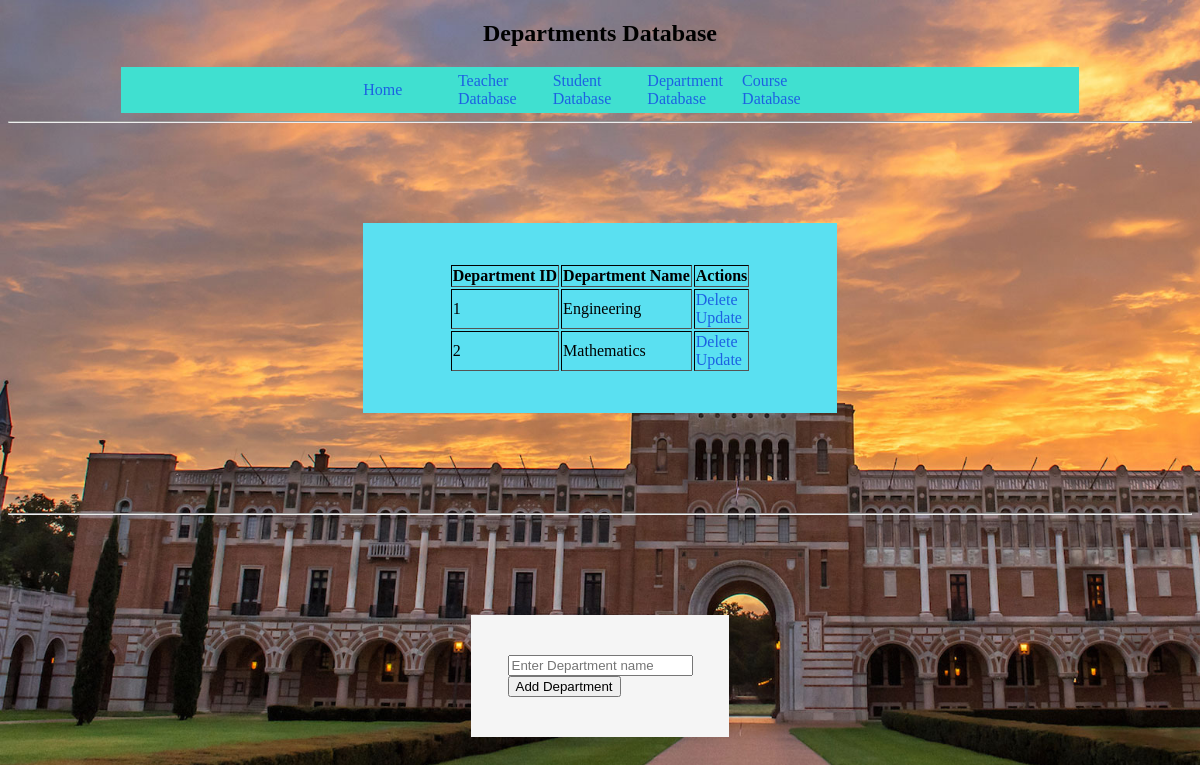
/departments, run on an earlier commit of the app's database.
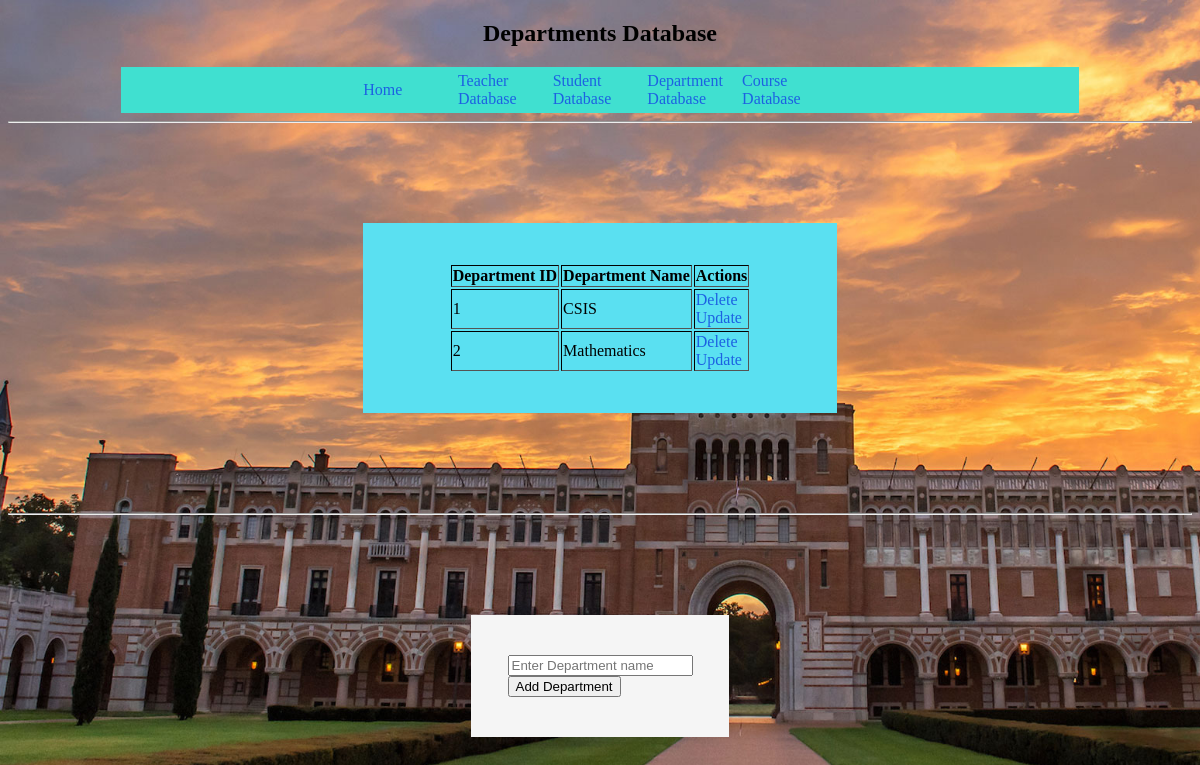
And on a later commit of the database.
### app.py (models this page shows)
class DepartmentDB(db.Model):
    department_id = db.Column(db.Integer, primary_key=True)
    department_name = db.Column(db.String(200), nullable=False)

### app.py (the view)
@app.route("/departments", methods = ['GET', 'POST'])
def department():
    if request.method == "POST":
        new_department = request.form['new_department_name']
        new_dentry = DepartmentDB(department_name=new_department)
        try:
            db.session.add(new_dentry)
            db.session.commit()
            return redirect('/departments')
        except:
            return "There was an issue adding this department"
    else:
        sections = DepartmentDB.query.all()
        return render_template("departments.html", sections = sections)

### templates/departments.html (shortened to what this page needs)
{% extends "base.html" %}
{% block head %}
<link rel="stylesheet" href="{{url_for('static', filename='style.css')}}">
{% endblock %}
{% block body %}
<div>
<h2 style="text-align: center">Departments Database</h2>
<div class="navbar">
    <a href="/welcome">Home</a>
    <a href="/teachers">Teacher Database</a>
    <a href="/students">Student Database</a>
    <a href="/departments">Department Database</a>
    <a href="/courses">Course Database</a>
</div>
</div>
<div>
    <hr>
    {% if sections|length < 1 %}
    <h4 style="text-align: center">There are no Department. Add one!</h4>
    {% else %}
    <table border ='5' style='margin-left:auto; margin-right:auto'>
        <tr>
            <th>Department ID</th>
            <th>Department Name</th>
            <th>Actions</th>
        </tr>
        {% for section in sections %}
        <tr>
            <td>{{ section.department_id }}</td>
            <td>{{ section.department_name }}</td>
            <td>
                <a href="/departments/delete/{{ section.department_id }}">Delete</a>
                <br>
                <a href="/departments/update/{{ section.department_id }}">Update</a>
            </td>
        </tr>
        {% endfor %}
    </table>
    {% endif %}
    <hr>
</div>
<div class="content" style='margin-left:auto; margin-right:auto'>
    <form actions="/departments" method="POST" style='margin-left:auto; margin-right:auto'>
        <input type="text" name="new_department_name" id="new_department_name" placeholder="Enter Department name">
        <input type="submit" value="Add Department">
    </form>
</div>
{% endblock %}

### templates/base.html (shortened to what this page needs)
<!DOCTYPE html>
<html lang="en">
<head>
    {% block head %}
    {% endblock %}
</head>
<body >
    {% block body %}
    {% endblock %}
</body>
</html>

### static/style.css (style rules this page uses)
.content { background: whitesmoke; background-size: 100px; margin: 100px auto; padding: 40px; font-family: verdana; display:flex; justify-content: center; align-items: center; width: 15% }
body { background-image: url('building.jpg'); background-size: cover; background-attachment: fixed; }
h2 { font-family: Verdana; margin: 10px auto; padding: 10px; font-family: verdana; align-items: center; margin-left: auto; margin-right: auto; }
table { background: rgb(90, 224, 241); background-size: 100px; margin: 100px auto; padding: 40px; font-family: verdana; display:flex; justify-content: center; align-items: center; width: 40%; border:rgb(0, 0, 0); border-width:thick; }
.navbar { background-color: turquoise; margin-left: auto; margin-right: auto; padding: 5px; font-family: verdana; align-items: center; display:flex; justify-content: center; width: 80% }
a { text-decoration: none; color: rgb(28, 97, 226); width: 10%; }

What changed in the data, as far as the page shows it:
changed DepartmentDB id 1: department_name "Engineering" → "CSIS"
